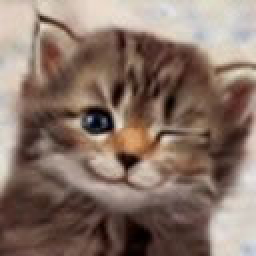
#> input picture gato.jpg, 128 x 128 px (shown 2 times larger)
$ python P4.py
#> lines starting #> are read from the running program, lines starting #| are printed output that depends on the picture
import matplotlib.pyplot as plt
import numpy as np
from sklearn.cluster import KMeans
# from os import listdir
# from os.path import isfile, join
import cv2


def iter_folder():
    """
    Se controla la lectura de tantas imágenes como se desee
    """
    orgn_matrix = []

    for i in range(1223, 1223+500):
        try:
            path = 'rawdata/' + str(i)
            algo = read_file(path)
            if algo.shape != (262144,):
                orgn_matrix.append(algo)
        except:
            pass
    dim = read_img('gato.jpg').reshape(16384,)
    orgn_matrix.append(dim)

    # plt.imshow(orgn_matrix[1].reshape(128, 128), cmap='gray')
    # plt.show()
    return orgn_matrix


def svd(data):
    # [4 lines of commented-out code are left out]
    return np.linalg.svd(data, full_matrices=False)


def img_mean(data):
    """
    Se obtiene la media de las imágenes y se muestra la imagen resultante
    """
    data_mean = np.mean(data, axis=0)
    # data_reshaped = data_mean.reshape(128, 128)
    # plt.imshow(data_reshaped, cmap='gray')
    # plt.show()
    return data_mean


def mean_subtract(orgn_matrix, img_mean):
    """
    Se resta la media resultante de cada una de las imágenes contenidas en orgn_matrix
    """
    sub_img_mn = []
    for i in range(len(orgn_matrix)):
        sub_img_mn.append(subtract_ind(orgn_matrix[i], img_mean))
        # [4 lines of commented-out code are left out]
    return np.matrix(sub_img_mn)


def subtract_ind(orgn_data, mean):
    return orgn_data - mean


def read_file(file_path):
    """
    Lee el archivo de imagen en formato binario
    """
    binaryFile = open(file_path, "rb")
    data = np.fromfile(binaryFile, dtype='uint8')

    binaryFile.close()
    # print(data.shape)
    return data

    # [4 lines of commented-out code are left out]


def generic_name(data, VT, num_components):
    return np.matmul(data, VT[:num_components, :].T)


def reconstruction(Y, C, M, h, w, image_index):
    # n_samples, n_features = Y.shape
    weights = np.dot(Y, C.transpose())
    centered_vector = np.dot(weights[image_index, :], C)
    recovered_image = (M+centered_vector).reshape(h, w)
    return recovered_image


def save_imges(listFiles):
    for i in range(len(listFiles)):
        # Guarda como imagen .png
        plt.imsave('data_gato_10/'+str(i)+'.png', listFiles[i], cmap='gray')


def read_img(path):
#> called with path = 'gato.jpg'
    return cv2.imread(path, 0)
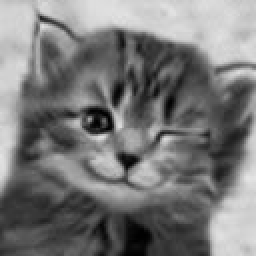
#> returned value: shape (128, 128) (shown 2 times larger); min 0, max 228, mean 120.4


if __name__ == "__main__":
    orgn_matrix = iter_folder()  # 498
#> in iter_folder, `dim = read_img('gato.jpg').reshape(16384,)`: dim = 16384 values, max 228 at index 11516, min 0 at index 7606, mean 120.4
#> orgn_matrix = 1 item
    img_mean_v = img_mean(orgn_matrix)  # img_mean_v.shape = (16384,)
#> in img_mean, `data_mean = np.mean(data, axis=0)`: data_mean has the same summary as dim in iter_folder
#> img_mean_v has the same summary as dim in iter_folder
    sub_img_mn = mean_subtract(orgn_matrix, img_mean_v)
#> the loop in mean_subtract, `for i in range(len(orgn_matrix)):` made 1 pass
    U, Sigma, VT = svd(sub_img_mn)  # np.matrix(sub_img_mn).shape = (18, 16384)
#> U = [[1]]; Sigma = [0]
    num_components = 100
    components = VT[:num_components]
    Y = generic_name(orgn_matrix, VT, num_components)
#> Y = [[200]]

    recovered_images = [reconstruction(
        sub_img_mn, components, img_mean_v, 128, 128, i) for i in range(len(orgn_matrix))]
#> in reconstruction, `weights = np.dot(Y, C.transpose())`: weights = [[0]]
#> recovered_images = 1 item

#> (the run stopped early here; a loop or call above may not have finished)
